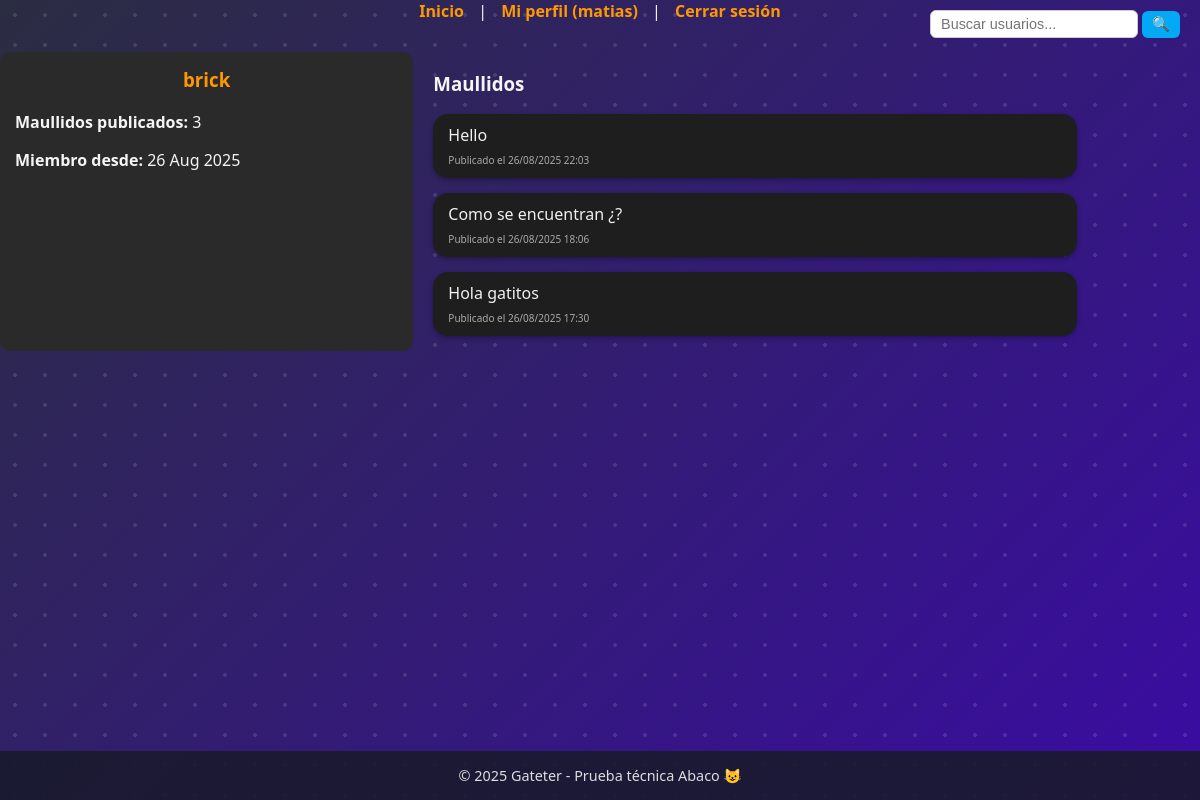
The page /usuarios/brick/ (signed in) on the database its author committed.
### meows/models.py (models this page shows, shortened)
class Meow(models.Model):
    author = models.ForeignKey(
        settings.AUTH_USER_MODEL,
        on_delete=models.CASCADE,  # elimina los maullidos si se elimina el usuario
        related_name='meows'      # permite acceder a los maullidos desde user.meows
    )
    body = models.CharField(max_length=140)  # texto del maullido, máximo 140 caracteres
    created_at = models.DateTimeField(auto_now_add=True)  # fecha y hora de creación automática
    class Meta:
        ordering = ['-created_at']  # ordena los maullidos del más reciente al más antiguo

### meows/views.py (the view)
# urls.py: path('usuarios/<str:username>/', views.profile_view, name='profile'),  # Perfil de usuario por username
def profile_view(request, username):
    try:
        profile_user = User.objects.get(username=username)
    except User.DoesNotExist:
        return render(request, 'profile.html', {
            'not_found': True,
            'username': username
        })
    meows = (
        Meow.objects
        .filter(author=profile_user)
        .select_related('author')
        .order_by("-created_at")
    )
    if request.user.is_authenticated and request.user == profile_user:
        if request.method == 'POST':
            form = MeowForm(request.POST)
            if form.is_valid():
                meow = form.save(commit=False)
                meow.author = request.user
                meow.save()
                messages.success(request, "Tu maullido fue publicado.")
                return redirect('profile', username=username)
        else:
            form = MeowForm()
    else:
        form = None
    return render(request, 'profile.html', {
        'not_found': False,
        'profile_user': profile_user,
        'meows': meows,
        'form': form,
    })

### meows/templates/profile.html (shortened to what this page needs)
{% extends "base.html" %}
{% block content %}
{% if not_found %}
  <div class="not-found">
    <h2>Usuario "{{ username }}" no encontrado</h2>
    <p>Verifica la URL o el nombre de usuario.</p>
  </div>
{% else %}
  <div class="profile-container">
    <aside class="profile-sidebar">
      <h3>{{ profile_user.username }}</h3>
      <p><strong>Maullidos publicados:</strong> {{ meows|length }}</p>
      <p><strong>Miembro desde:</strong> {{ profile_user.date_joined|date:"d M Y" }}</p>
    </aside>
    <div class="profile-main">
      <div class="user-meows">
        <h3>Maullidos</h3>
        {% for meow in meows %}
          <div class="meow-bubble">
            <div class="meow-content">
              <p>{{ meow.body }}</p>
            </div>
            <div class="meow-meta">
              <small>Publicado el {{ meow.created_at|date:"d/m/Y H:i" }}</small>
            </div>
          </div>
        {% empty %}
          <p>No hay maullidos todavía.</p>
        {% endfor %}
      </div>
    </div>
  </div>
{% endif %}
{% endblock %}

### meows/templates/base.html (shortened to what this page needs)
{% load static %}
<!doctype html>
<html lang="es">
<head>
  <link rel="stylesheet" href="{% static 'meows/css/style.css' %}">
</head>
<body>
  <header>
    <nav>
      <a href="{% url 'home' %}">Inicio</a> |
      {% if user.is_authenticated %}
        <a href="{% url 'profile' username=user.username %}">
          Mi perfil ({{ user.username }})
        </a> |
        <a href="{% url 'logout' %}">Cerrar sesión</a>
      {% else %}
        <a href="{% url 'login' %}">Iniciar sesión</a> |
        <a href="{% url 'register' %}">Registrarse</a>
      {% endif %}
      {% if user.is_authenticated %}
        <form method="get" action="{% url 'user_search' %}" class="user-search-form">
          <input type="text" name="q" placeholder="Buscar usuarios..." required>
          <button type="submit">🔍</button>
        </form>
      {% endif %}
    </nav>
  </header>
  <main>
    {% block content %}{% endblock %}
  </main>
  <footer class="login-footer">
    © 2025 Gateter - Prueba técnica Abaco 😺
  </footer>
</body>
</html>

### meows/static/meows/css/style.css (style rules this page uses)
body { font-family: 'Segoe UI', Arial, sans-serif; background-color: #1a1a2e; background-image: linear-gradient(135deg, #2b2d42, #3a0ca3); background-size: cover; background-repeat: no-repeat; color: #f5f5f5; margin: 0; min-height: 100vh; padding: 0; overflow-x: hidden; position: relative; }
body::before { content: ""; position: fixed; inset: 0; pointer-events: none; z-index: 0; background-image: radial-gradient(circle, rgba(255,255,255,0.12) 2px, transparent 2px); background-size: 30px 30px; opacity: 1; }
.auth-container, header, main, footer, .card { position: relative; z-index: 1; }
button { background: #ff9800; border: none; padding: 12px; border-radius: 8px; font-weight: bold; font-size: 1em; cursor: pointer; color: #1e1e2f; transition: background 0.3s ease; }
nav { text-align: center; margin-bottom: 20px; }
nav a { color: #ff9800; margin: 0 10px; text-decoration: none; font-weight: bold; }
footer { position: fixed; bottom: 0; left: 0; width: 100%; text-align: center; padding: 15px 0; color: #ddd; font-size: 0.9em; background: rgba(26,26,46,0.9); z-index: 999; }
.profile-container { display: flex; gap: 20px; margin-top: 30px; }
.profile-sidebar { flex: 1; background-color: #2a2a2a; border-radius: 10px; padding: 15px; max-height: 500px; overflow-y: auto; }
.profile-sidebar h3 { margin-top: 0; color: #ff9800; text-align: center; }
.profile-main { flex: 2; }
.profile-main .meow-bubble { background-color: #1e1e1e; border-radius: 15px; padding: 10px 15px; margin-bottom: 15px; position: relative; max-width: 80%; word-wrap: break-word; box-shadow: 0 2px 5px rgba(0,0,0,0.3); }
.profile-main .meow-bubble::after { content: ""; position: absolute; bottom: 0; left: 20px; width: 0; height: 0; border-top: 10px solid #1e1e1e; border-left: 10px solid transparent; }
.profile-main .meow-content p { margin: 0; color: #f1f1f1; }
.profile-main .meow-meta { font-size: 0.75em; color: #aaa; margin-top: 5px; }
.user-search-form { display: inline-flex; position: absolute; top: 10px; right: 20px; align-items: center; }
.user-search-form input[type="text"] { padding: 5px 10px; border-radius: 6px; border: 1px solid #ccc; font-size: 0.9em; }
.user-search-form button { background: #03a9f4; color: #fff; border: none; padding: 5px 10px; margin-left: 4px; border-radius: 6px; cursor: pointer; font-size: 0.9em; }
.login-footer { position: fixed; bottom: 0; left: 0; width: 100%; text-align: center; padding: 15px 0; color: #ddd; font-size: 0.9em; background: rgba(26,26,46,0.9); z-index: 999; }

### rows shown on the page
Meow: body "Hello", created_at "26/08/2025 22:03"
Meow: body "Como se encuentran ¿?", created_at "26/08/2025 18:06"
Meow: body "Hola gatitos", created_at "26/08/2025 17:30"

### other values the page prints
{{ user.username }} "matias"
{{ profile_user.username }} "brick"
{{ meows|length }} "3"
{{ profile_user.date_joined|date:"d M Y" }} "26 Aug 2025"
